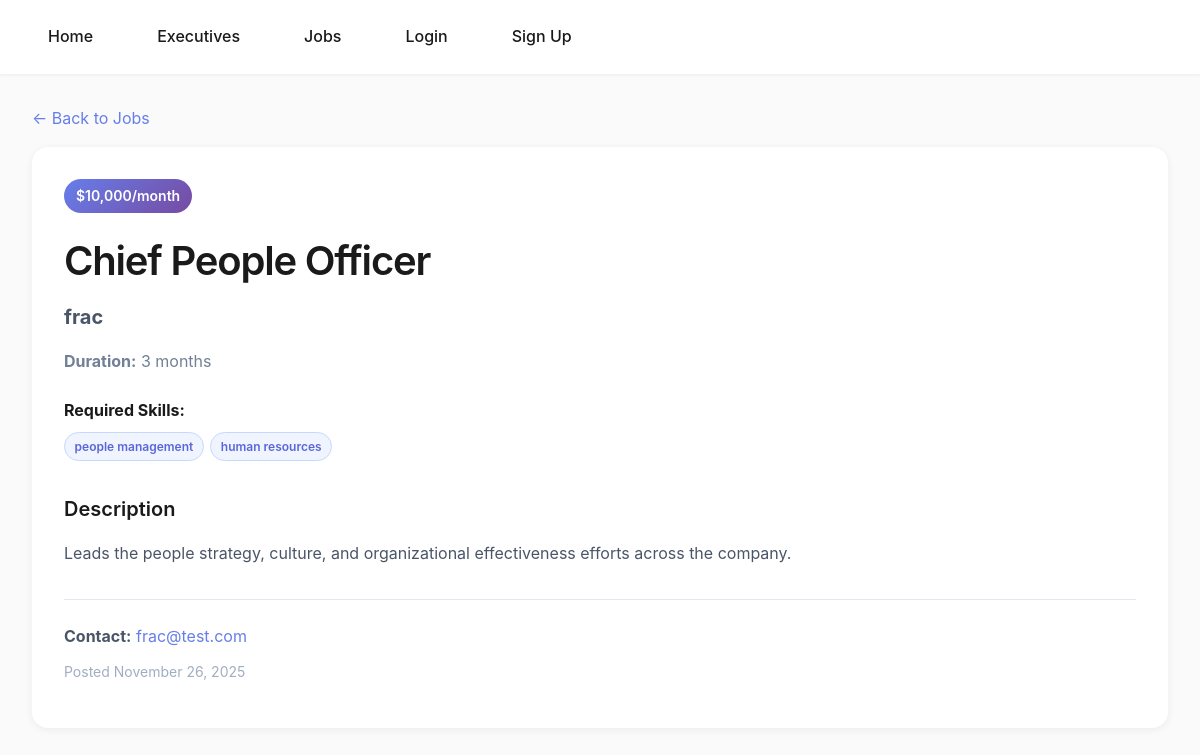
Page /jobs/5/ on the committed database.
### classifieds/models.py (models this page shows, shortened)
class Job(models.Model):
    title = models.CharField(max_length=160)
    company = models.CharField(max_length=160)
    description = models.TextField()
    duration_text = models.CharField(max_length=120, blank=True)
    budget_text = models.CharField(max_length=120, blank=True)
    contact_email = models.EmailField()
    created_at = models.DateTimeField(auto_now_add=True)
    is_active = models.BooleanField(default=True)
    owner = models.ForeignKey(
        settings.AUTH_USER_MODEL,
        null=True,
        blank=True,
        on_delete=models.SET_NULL,
        related_name="jobs"
    )
    required_skills_tags = models.CharField(
        max_length=500,
        blank=True,
        help_text="Comma-separated tags (e.g., python, startup, remote)"
    )
    def get_tags_list(self):
        if not self.required_skills_tags:
            return []
        return [tag.strip().lower() for tag in self.required_skills_tags.split(",") if tag.strip()]

### classifieds/views.py (the view, shortened to what this page needs)
# urls.py: path("<int:pk>/", views.job_detail, name="job_detail"),     # /jobs/1/
def job_detail(request, pk):
    job = get_object_or_404(Job, pk=pk)
    context = {
        'job': job,
        'matching_profiles': [],
    }
    return render(request, "classifieds/job_detail.html", context)

### classifieds/templates/classifieds/job_detail.html (shortened to what this page needs)
{% load static %}
<!DOCTYPE html>
<html>
<head>
    <link rel="stylesheet" href="{% static 'frac-app.css' %}">
</head>
<body>
    <nav>
        <div class="container">
            <a href="{% url 'home' %}">Home</a>
            <a href="{% url 'exec_list' %}">Executives</a>
            <a href="{% url 'job_list' %}">Jobs</a>
            {% if user.is_authenticated %}
                <a href="{% url 'dashboard' %}">Dashboard</a>
                <a href="{% url 'logout' %}">Logout</a>
            {% else %}
                <a href="{% url 'login' %}">Login</a>
                <a href="{% url 'signup' %}">Sign Up</a>
            {% endif %}
        </div>
    </nav>
    <div class="container">
        <div style="margin-bottom: 1rem;">
            <a href="{% url 'job_list' %}" style="color: #667eea; text-decoration: none;">← Back to Jobs</a>
        </div>
        <div style="background: white; border-radius: 16px; padding: 2rem; box-shadow: 0 2px 8px rgba(0,0,0,0.06);">
            {% if job.budget_text %}
                <span style="display: inline-block; background: linear-gradient(135deg, #667eea 0%, #764ba2 100%); color: white; font-size: 0.875rem; font-weight: 600; padding: 0.35rem 0.75rem; border-radius: 9999px; margin-bottom: 1rem;">
                    {{ job.budget_text }}
                </span>
            {% endif %}
            <h1 style="margin-bottom: 0.5rem;">{{ job.title }}</h1>
            <p style="font-size: 1.25rem; color: #4a5568; margin-bottom: 1rem;"><strong>{{ job.company }}</strong></p>
            {% if job.duration_text %}
                <p style="color: #718096;"><strong>Duration:</strong> {{ job.duration_text }}</p>
            {% endif %}
            {% if job.required_skills_tags %}
                <div style="margin: 1.5rem 0;">
                    <strong>Required Skills:</strong>
                    <div class="tags-container">
                        {% for tag in job.get_tags_list %}
                            <span class="tag-badge">{{ tag }}</span>
                        {% endfor %}
                    </div>
                </div>
            {% endif %}
            <div style="margin-top: 2rem;">
                <h3 style="margin-bottom: 1rem;">Description</h3>
                <p style="line-height: 1.8; color: #4a5568;">{{ job.description|linebreaks }}</p>
            </div>
            <div style="margin-top: 2rem; padding-top: 1.5rem; border-top: 1px solid #e2e8f0;">
                <p><strong>Contact:</strong> <a href="mailto:{{ job.contact_email }}" style="color: #667eea;">{{ job.contact_email }}</a></p>
                <p style="color: #a0aec0; font-size: 0.875rem; margin-top: 0.5rem;">Posted {{ job.created_at|date:"F j, Y" }}</p>
            </div>
        </div>
    </div>
</body>
</html>

### classifieds/static/frac-app.css (style rules this page uses)
a { text-decoration: none; }
* { margin: 0; padding: 0; box-sizing: border-box; }
body { font-family: -apple-system, BlinkMacSystemFont, "Segoe UI", Roboto, Oxygen, Ubuntu, sans-serif; background: #fafafa; color: #1a1a1a; line-height: 1.6; -webkit-font-smoothing: antialiased; }
h1 { font-size: 2.5rem; font-weight: 600; letter-spacing: -0.03em; margin-bottom: 1rem; }
h3 { font-size: 1.25rem; font-weight: 600; margin-bottom: 0.5rem; }
p { margin-bottom: 0.75rem; color: #4a5568; }
.container { max-width: 1200px; margin: 0 auto; padding: 2rem; }
nav { background: white; box-shadow: 0 1px 3px rgba(0, 0, 0, 0.06); padding: 1rem 2rem; }
nav .container { display: flex; gap: 2rem; align-items: center; padding: 0; max-width: 1200px; margin: 0 auto; }
nav a { color: #1a1a1a; text-decoration: none; font-weight: 500; padding: 0.5rem 1rem; border-radius: 8px; transition: background 0.2s ease; }
.tags-container { display: flex; flex-wrap: wrap; gap: 0.4rem; margin-top: 1rem; }
.tag-badge { display: inline-block; background: #f0f4ff; color: #5a67d8; font-size: 0.7rem; font-weight: 600; padding: 0.25rem 0.6rem; border-radius: 9999px; border: 1px solid #c3dafe; text-transform: lowercase; white-space: nowrap; }

### classifieds/templates/classifieds/job_detail.html (style rules this page uses)
.tags-container { display: flex; flex-wrap: wrap; gap: 0.4rem; margin-top: 0.5rem; }
.tag-badge { display: inline-block; background: #f0f4ff; color: #5a67d8; font-size: 0.75rem; font-weight: 600; padding: 0.25rem 0.6rem; border-radius: 9999px; border: 1px solid #c3dafe; text-transform: lowercase; }

### rows in the picture
Job: budget_text "$10,000/month", title "Chief People Officer", company "frac", duration_text "3 months", description "Leads the people strategy, culture, and organizational effectiveness efforts across the company.", contact_email "frac@test.com", created_at "November 26, 2025"

### other values in the picture
{{ tag }} "people management" "human resources"
